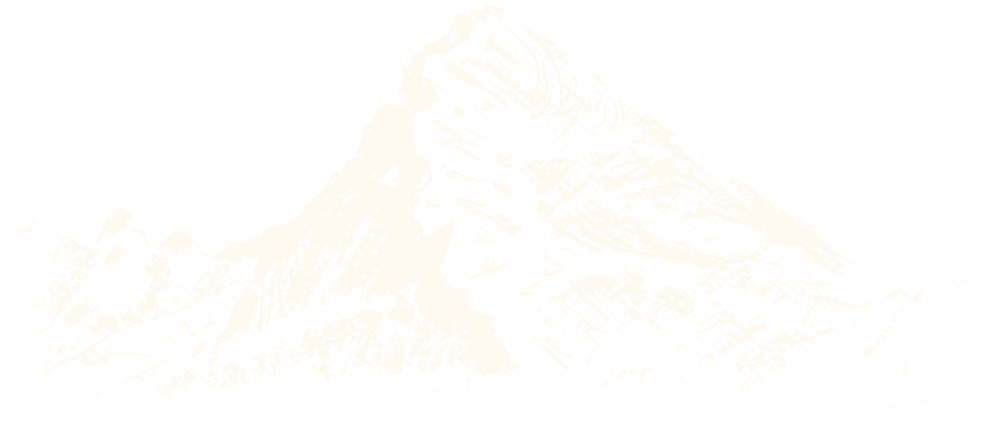
#> input picture assets/berg-einladungskarte.webp, 1974 x 846 px (shown at 1/2 size)
$ python berg_karte.py ../assets/berg-einladungskarte.webp
#> lines starting #> are read from the running program, lines starting #| are printed output that depends on the picture; after the words box and inside, x2 and y2 are one past the last pixel; in counts of white or black regions, pixels touching at a corner belong together
"""Erzeugt assets/berg-einladungskarte.webp: den Berg der Einladungskarte als weiße, transparente Kreide.

Quelle: Screenshot der Karte (nicht im Repository). Ablauf: Ausschnitt -> 3x hochskalieren -> Kreide über
den Blaukanal vom Kraftpapier trennen (lokale Papierhelligkeit abgezogen) -> steile Schwelle, damit das
Weiß deckend und die Kanten klar bleiben -> Kartenschrift entfernen -> Ränder weich auslaufen lassen.
    /usr/bin/python3 scripts/berg_karte.py "<screenshot.png>"
"""
import sys
from pathlib import Path

import numpy as np
from PIL import Image, ImageFilter

SRC = Path(sys.argv[1])
BOX = (104, 148, 762, 430)          # Bergausschnitt im Screenshot (809x706)
UP = 3                              # Hochskalierung

img = Image.open(SRC).convert('RGB').crop(BOX)
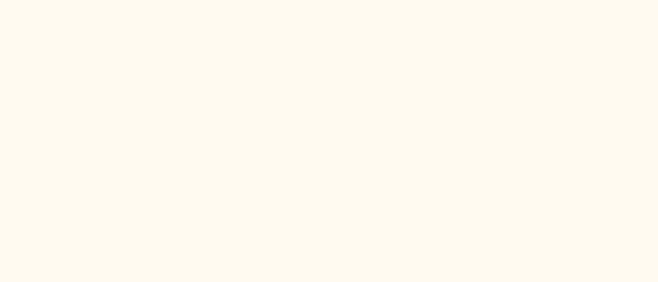
#> img: PIL image 658x282 RGB; mean R, G, B 255, 250, 240
w, h = img.size
#> w = 658; h = 282
big = img.resize((w * UP, h * UP), Image.LANCZOS)
b = np.asarray(big.getchannel('B'), dtype=np.float32)
#> b: shape (846, 1974) float32; every value is 240

# Papierhelligkeit lokal schätzen (Kreide wegklappen, dann stark weichzeichnen) und abziehen.
paper = Image.fromarray(np.minimum(b, 135).astype(np.uint8)).filter(ImageFilter.GaussianBlur(40 * UP))
#> paper: PIL image 1974x846 L; every value is 135
diff = b - np.asarray(paper, dtype=np.float32)
#> diff: shape (846, 1974) float32; every value is 105
alpha = np.clip((diff - 26) / 46, 0, 1)                 # steil: deckendes Weiß statt Schleier
#> alpha: shape (846, 1974) float32; every value is 1
alpha = alpha ** 0.8

yy, xx = np.mgrid[0:h * UP, 0:w * UP].astype(np.float32) / UP   # Koordinaten im Ausschnitt
# Reste der Kartenschrift „Wir heiraten 2.0" oberhalb der Flanken entfernen (Gipfel bleibt).
alpha[(yy < 50) & ((xx < 268) | (xx > 378))] = 0
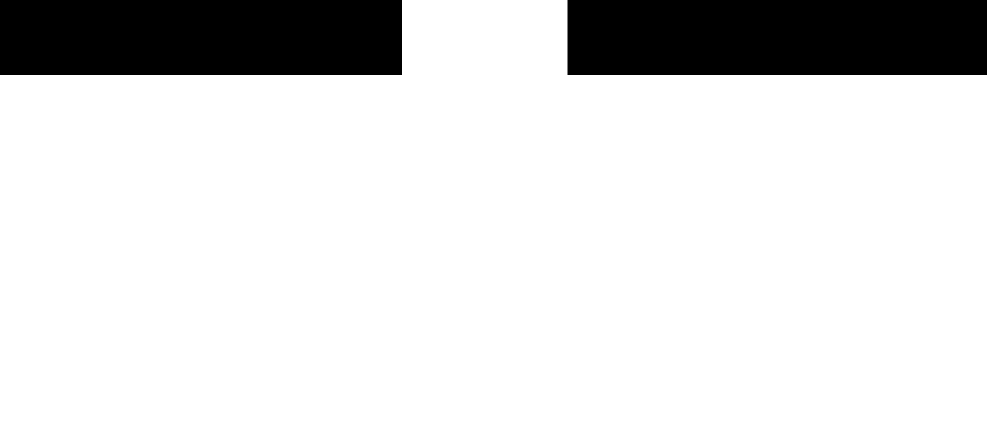
#> alpha: shape (846, 1974) float32 (shown at 1/2 size); values 0 (black) and 1 (white), 85.2% white; 2 black regions, box (x1, y1, x2, y2) and area: (1135, 0, 1974, 150) 125850, (0, 0, 804, 150) 120600
# Ränder weich auslaufen lassen (keine harte Kante auf breiten Bildschirmen).
fx = np.clip(np.minimum(xx, w - xx) / 45, 0, 1)
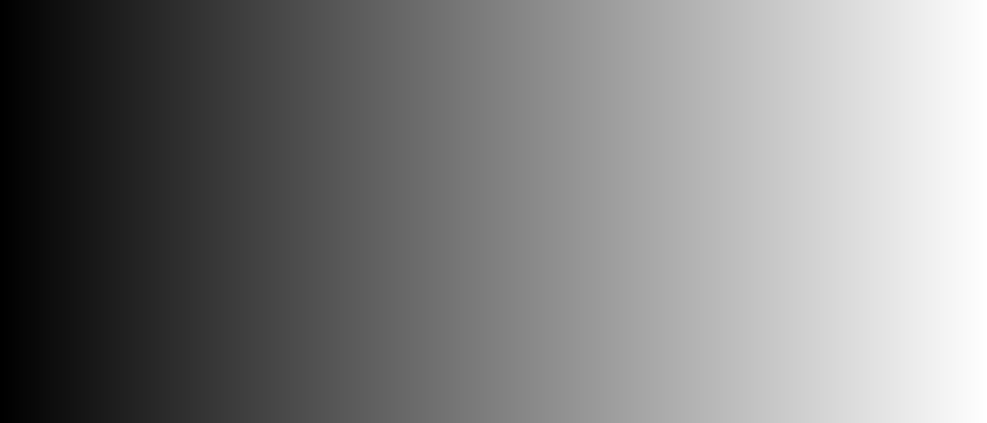
#> xx: shape (846, 1974) float32 (shown at 1/2 size); min 0, max 657.7, mean 328.8; drawn with min black and max white
fy = np.clip((h - yy) / 30, 0, 1)
alpha *= fx * fy
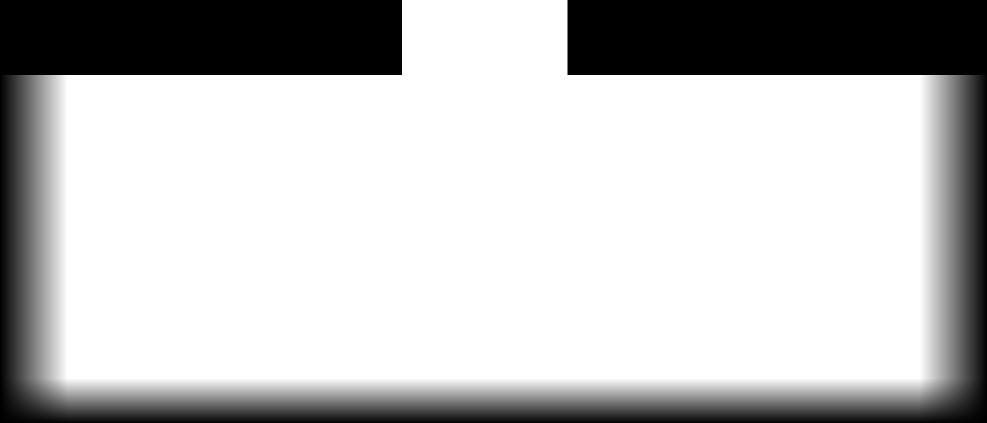
#> alpha: shape (846, 1974) float32 (shown at 1/2 size); min 0, max 1, mean 0.747

rgba = np.zeros((h * UP, w * UP, 4), dtype=np.uint8)
rgba[..., 0], rgba[..., 1], rgba[..., 2] = 255, 250, 241
rgba[..., 3] = (alpha * 255).astype(np.uint8)
out = Path(__file__).resolve().parents[1] / 'assets' / 'berg-einladungskarte.webp'
Image.fromarray(rgba, 'RGBA').save(out, 'WEBP', quality=90, method=6)
print(f'{out.name}: {w * UP}x{h * UP}, {out.stat().st_size // 1024} kB')
#| berg-einladungskarte.webp: 1974x846, 6 kB
